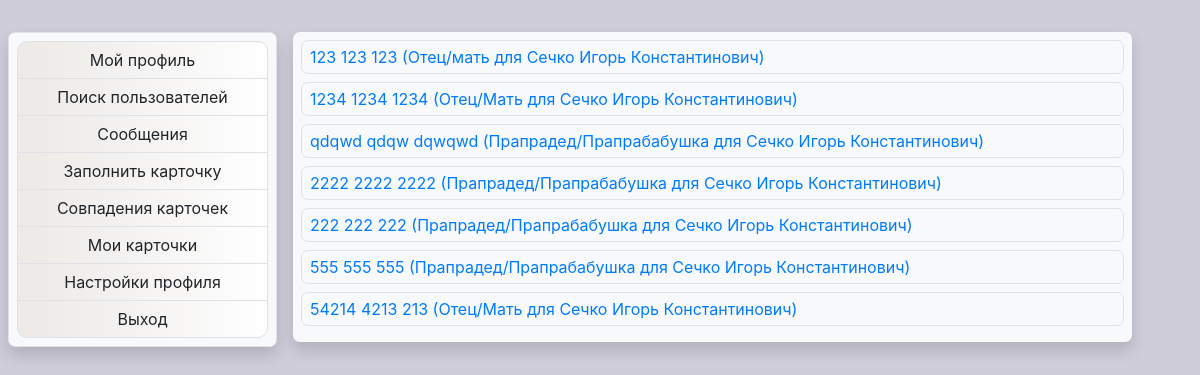
The app's page /mycards (signed in) with its own data.
### relationfinder/models.py (models this page shows, shortened)
class Card(models.Model):
    class Meta:
        verbose_name_plural = "Cards"
        verbose_name = "Card"
    user = models.ForeignKey(
        User, on_delete=models.CASCADE, related_name="card_set", blank=True, null=True)
    card_name = models.CharField(
        max_length=30, blank=False, null=False, default="default name")
    sex = models.CharField(max_length=30, blank=False,
                           null=False, default="default")
    relation_level = models.CharField(
        max_length=30, blank=False, null=False, default="default")
    first_name = models.CharField(max_length=30, blank=True, null=True)
    surname = models.CharField(max_length=30, blank=True, null=True)
    fathername = models.CharField(max_length=30, blank=True, null=True)
    birth_year = models.PositiveIntegerField(blank=True, null=True)
    death_year = models.PositiveIntegerField(blank=True, null=True)
    place1_x = models.FloatField(blank=True, null=True)
    place1_y = models.FloatField(blank=True, null=True)
    place1_radius = models.FloatField(blank=True, null=True)
    place1_start_year = models.PositiveIntegerField(blank=True, null=True)
    place1_end_year = models.PositiveIntegerField(blank=True, null=True)
    place2_x = models.FloatField(blank=True, null=True)
    place2_y = models.FloatField(blank=True, null=True)
    place2_radius = models.FloatField(blank=True, null=True)
    place2_start_year = models.PositiveIntegerField(blank=True, null=True)
    place2_end_year = models.PositiveIntegerField(blank=True, null=True)
    place3_x = models.FloatField(blank=True, null=True)
    place3_y = models.FloatField(blank=True, null=True)
    place3_radius = models.FloatField(blank=True, null=True)
    place3_start_year = models.PositiveIntegerField(blank=True, null=True)
    place3_end_year = models.PositiveIntegerField(blank=True, null=True)
    information = models.TextField(null=True, blank=True)
    def __str__(self):
        return '{} {} {} ({} для {}) '.format(self.surname, self.first_name, self.fathername, self.relation_level, str(self.user))

class UserExtension(models.Model):
    user = models.OneToOneField(
        User, null=True, blank=True, on_delete=models.CASCADE, related_name='userExtension')
    first_name = models.CharField(max_length=30, blank=True, null=True)
    surname = models.CharField(max_length=30, blank=True, null=True)
    fathername = models.CharField(max_length=30, blank=True, null=True)
    birth_date = models.DateField(
        auto_now=False, auto_now_add=False, blank=True, null=True)
    information = models.TextField(blank=True, null=True)
    photo = models.ImageField(blank=True, null=True,
                              default="def_profile_photo.png")

### relationfinder/views.py (the view)
# urls.py: path('mycards', views.mycards, name='mycards'),
@login_required(login_url='login_or_register')
def mycards(request):
    return render(request, "relfinder/profile_mycards.html")

### relationfinder/models.py (called while the page is built)
def override_username(self):
    name = '{} {} {}'.format(self.userExtension.surname,
                             self.userExtension.first_name, self.userExtension.fathername)
    return name

### relationfinder/templates/relfinder/profile_mycards.html
{% extends 'relfinder/profile_navigation.html' %}
{% block content1 %}
<div class="container rounded shadow bg-light m-0 p-2">
    {% for card in request.user.card_set.all %}
    <div class="container border rounded mb-2 mt-0 mr-0 ml-0 p-1 pl-2">
        <div>
            <a href="{% url 'viewcard' card.id %}">{{card}}</a>
        </div>
    </div>
    {% endfor %}
</div>
{% endblock content1 %}

### relationfinder/templates/relfinder/base.html (style rules this page uses)
body { position: sticky; width: 100%; height: 100%; background-color: rgb(207, 205, 218); background-repeat: no-repeat; background-size: cover; display: block; }

### relationfinder/templates/relfinder/profile_navigation.html (style rules this page uses)
.rounded { border-radius: 7px!important; }

### records on screen
Card: surname+first_name+fathername "123 123 123 (Отец/мать для Сечко Игорь Константинович)"
Card: surname+first_name+fathername "1234 1234 1234 (Отец/Мать для Сечко Игорь Константинович)"
Card: surname+first_name+fathername "qdqwd qdqw dqwqwd (Прапрадед/Прапрабабушка для Сечко Игорь Константинович)"
Card: surname+first_name+fathername "2222 2222 2222 (Прапрадед/Прапрабабушка для Сечко Игорь Константинович)"
Card: surname+first_name+fathername "222 222 222 (Прапрадед/Прапрабабушка для Сечко Игорь Константинович)"
Card: surname+first_name+fathername "555 555 555 (Прапрадед/Прапрабабушка для Сечко Игорь Константинович)"
Card: surname+first_name+fathername "54214 4213 213 (Отец/Мать для Сечко Игорь Константинович)"
